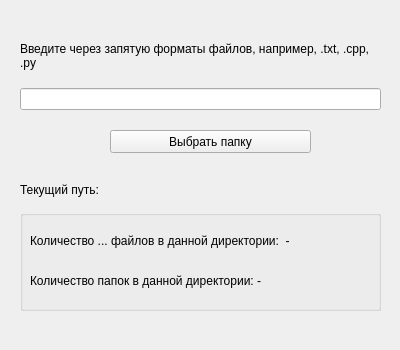
<?xml version="1.0" encoding="UTF-8"?>
<ui version="4.0">
 <class>MainWindow</class>
 <widget class="QMainWindow" name="MainWindow">
  <property name="geometry">
   <rect>
    <x>0</x>
    <y>0</y>
    <width>400</width>
    <height>350</height>
   </rect>
  </property>
  <property name="minimumSize">
   <size>
    <width>400</width>
    <height>350</height>
   </size>
  </property>
  <property name="maximumSize">
   <size>
    <width>400</width>
    <height>350</height>
   </size>
  </property>
  <property name="sizeIncrement">
   <size>
    <width>0</width>
    <height>0</height>
   </size>
  </property>
  <property name="baseSize">
   <size>
    <width>400</width>
    <height>350</height>
   </size>
  </property>
  <property name="windowTitle">
   <string>Hierachy App</string>
  </property>
  <property name="windowIcon">
   <iconset theme="folder-drag-accept"/>
  </property>
  <widget class="QWidget" name="centralwidget">
   <property name="minimumSize">
    <size>
     <width>400</width>
     <height>350</height>
    </size>
   </property>
   <property name="maximumSize">
    <size>
     <width>400</width>
     <height>350</height>
    </size>
   </property>
   <widget class="QPushButton" name="pushButtonCalculate">
    <property name="geometry">
     <rect>
      <x>110</x>
      <y>130</y>
      <width>201</width>
      <height>23</height>
     </rect>
    </property>
    <property name="text">
     <string>Выбрать папку</string>
    </property>
   </widget>
   <widget class="QWidget" name="verticalLayoutWidget">
    <property name="geometry">
     <rect>
      <x>20</x>
      <y>30</y>
      <width>361</width>
      <height>80</height>
     </rect>
    </property>
    <layout class="QVBoxLayout" name="verticalLayout">
     <item>
      <widget class="QLabel" name="labelInput">
       <property name="text">
        <string>Введите через запятую форматы файлов, например, .txt, .cpp, .py</string>
       </property>
       <property name="wordWrap">
        <bool>true</bool>
       </property>
      </widget>
     </item>
     <item>
      <widget class="QLineEdit" name="lineEditInput"/>
     </item>
    </layout>
   </widget>
   <widget class="QGroupBox" name="groupBox">
    <property name="geometry">
     <rect>
      <x>20</x>
      <y>210</y>
      <width>361</width>
      <height>101</height>
     </rect>
    </property>
    <property name="title">
     <string/>
    </property>
    <widget class="QLabel" name="labelInputFiles">
     <property name="geometry">
      <rect>
       <x>10</x>
       <y>0</y>
       <width>339</width>
       <height>61</height>
      </rect>
     </property>
     <property name="text">
      <string>Количество ... файлов в данной директории:  -</string>
     </property>
     <property name="wordWrap">
      <bool>true</bool>
     </property>
    </widget>
    <widget class="QLabel" name="labelInputSubFolders">
     <property name="geometry">
      <rect>
       <x>10</x>
       <y>60</y>
       <width>339</width>
       <height>21</height>
      </rect>
     </property>
     <property name="text">
      <string>Количество папок в данной директории: -</string>
     </property>
     <property name="wordWrap">
      <bool>true</bool>
     </property>
    </widget>
   </widget>
   <widget class="QLabel" name="labelCurrentDirectory">
    <property name="geometry">
     <rect>
      <x>20</x>
      <y>180</y>
      <width>361</width>
      <height>20</height>
     </rect>
    </property>
    <property name="text">
     <string>Текущий путь: </string>
    </property>
   </widget>
  </widget>
 </widget>
 <resources/>
 <connections/>
</ui>
